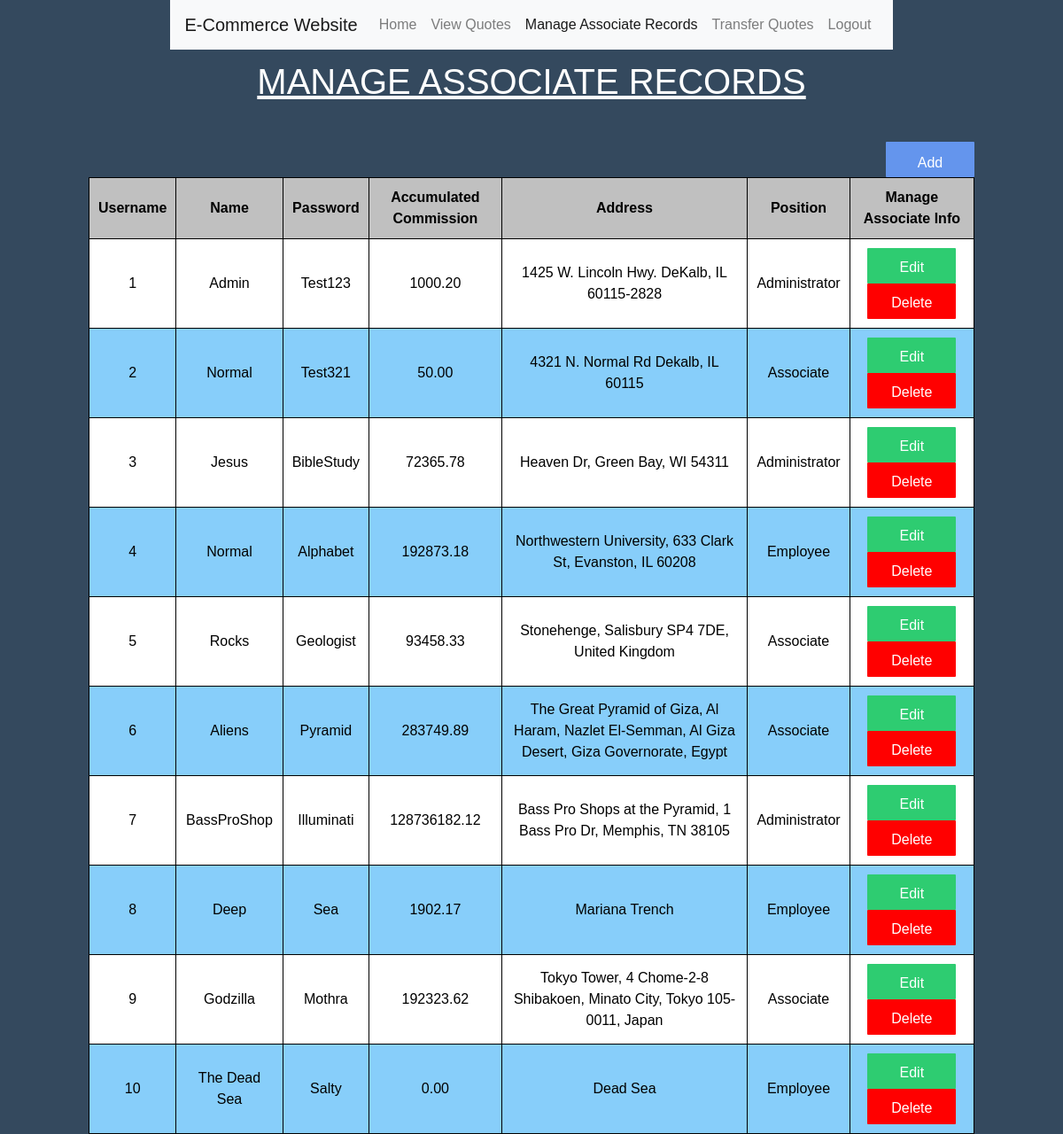
Page /manage.php (signed in) on the committed database.
### tables this page shows
create table Associate(
    User_Id  INT             NOT NULL PRIMARY KEY AUTO_INCREMENT,
    Name     CHAR(50)        NOT NULL,
    Password VARCHAR(50)     NOT NULL,
    Accu_Com DECIMAL(15,2)   NOT NULL,
    Address  VARCHAR(100)    NOT NULL,
    Pos      INT             NOT NULL DEFAULT 0
);

### manage.php (the view, shortened to what this page needs)
<?php
    require_once("secrets.php");
?>
<!DOCTYPE html>
<html>
<head>
<link rel="stylesheet" href="https://stackpath.bootstrapcdn.com/bootstrap/4.3.1/css/bootstrap.min.css">
<link rel="stylesheet" href="manage.css">
</head>
<body>
    <nav class="navbar navbar-expand-lg navbar-light bg-light">
    <a class="navbar-brand" href="#">E-Commerce Website</a>
    <div class="collapse navbar-collapse" id="navbarNav">
        <ul class="navbar-nav">
        <li class="nav-item ">
            <a class="nav-link" href="home.php">Home <span class="sr-only">(current)</span></a>
        </li>
        <li class="nav-item">
            <a class="nav-link" href="views.php">View Quotes</a>
        </li>
        <li class="nav-item active">
            <a class="nav-link" href="manage.php">Manage Associate Records</a>
        </li>
        <li class="nav-item">
            <a class="nav-link" href="transferQuote.php">Transfer Quotes</a>
        </li>
        <li class="nav-item">
            <a class="nav-link" href="logout.php">Logout</a>
        </li>
        </ul>
    </div>
    </nav>
    <h1>MANAGE ASSOCIATE RECORDS</h1>
    <br>
</body>
<?php
  $getAssociateInfo = "select * from Associate;";
  $result = $pdo->query($getAssociateInfo);
?>
<div class = "associateList">
  <table>
    <tr align: left;>
      <th>Username</th>
      <th>Name</th>
      <th>Password</th>
      <th>Accumulated Commission</th>
      <th>Address</th>
      <th>Position</th>
      <th>Manage Associate Info</th>
    </tr>
  <?php while ($info = $result->fetch()):?>
    <tr>
      <td><?php echo $info['User_Id'];?></td>
      <td><?php echo $info['Name'];?></td>
      <td><?php echo $info['Password'];?></td>
      <td><?php echo $info['Accu_Com'];?></td>
      <td><?php echo $info['Address'];?></td>
      <td><?php if ($info['Pos'] == 2) {echo "Administrator";} else if ($info['Pos'] == 1) {echo "Employee";} else {echo "Associate";}?></td>
      <td>
        <form id="edit" action=edit.php method="POST">
            <input type="submit" class="mybutton" value="Edit"/>
        </form>
        <form id="delete" action=processChange.php method="POST">
            <input type="submit" class="mybutton" id="DELETE" value="Delete" onClick='return confirmSubmit()'/>
        </form>
      </td>
    </tr>
  <?php endwhile;?>
      <form id="add" action=edit.php method="POST">
          <input type="submit" class="mybutton" value="Add" id = "ADD-BUTTON"/>
      </form>
  </table>
</div>
</html>

### manage.css (style rules this page uses)
* { margin:0; padding: 0; font-family: sans-serif; box-sizing: border-box; }
body { height: 50vh; display: grid; place-items: center; background: #34495e; }
table { width: 1000px; }
table, td, th { padding: 10px; border: 1px solid black; border-collapse: collapse; text-align: center; }
td { font-size: 16px; }
th { background-color:silver; color:black; }
tr:nth-child(odd) { background-color:lightskyblue; color:black; }
tr:nth-child(even) { background-color:white; color:black; }
h1 { color:white; text-decoration: underline; text-transform: uppercase; font-weight: 500; padding:12px; }
.mybutton { width:20%; background: #2ecc71; color:white; border: 0; padding:10px; border-radius:1px; height: 40px; width: 100px; }
#ADD-BUTTON { background: cornflowerblue; position:relative; left:900px; height: 40px; width: 100px; border: 2px solid cornflowerblue; }
#DELETE { background:red; }

### rows in the picture
associate: User_Id "1", Name "Admin", Password "Test123", Accu_Com "1000.20", Address "1425 W. Lincoln Hwy. DeKalb, IL 60115-2828", Pos "Administrator"
associate: User_Id "2", Name "Normal", Password "Test321", Accu_Com "50.00", Address "4321 N. Normal Rd Dekalb, IL 60115", Pos "Associate"
associate: User_Id "3", Name "Jesus", Password "BibleStudy", Accu_Com "72365.78", Address "Heaven Dr, Green Bay, WI 54311", Pos "Administrator"
associate: User_Id "4", Name "Normal", Password "Alphabet", Accu_Com "192873.18", Address "Northwestern University, 633 Clark St, Evanston, IL 60208", Pos "Employee"
associate: User_Id "5", Name "Rocks", Password "Geologist", Accu_Com "93458.33", Address "Stonehenge, Salisbury SP4 7DE, United Kingdom", Pos "Associate"
associate: User_Id "6", Name "Aliens", Password "Pyramid", Accu_Com "283749.89", Address "The Great Pyramid of Giza, Al Haram, Nazlet El-Semman, Al Giza Desert, Giza Governorate, Egypt", Pos "Associate"
associate: User_Id "7", Name "BassProShop", Password "Illuminati", Accu_Com "128736182.12", Address "Bass Pro Shops at the Pyramid, 1 Bass Pro Dr, Memphis, TN 38105", Pos "Administrator"
associate: User_Id "8", Name "Deep", Password "Sea", Accu_Com "1902.17", Address "Mariana Trench", Pos "Employee"
associate: User_Id "9", Name "Godzilla", Password "Mothra", Accu_Com "192323.62", Address "Tokyo Tower, 4 Chome-2-8 Shibakoen, Minato City, Tokyo 105-0011, Japan", Pos "Associate"
associate: User_Id "10", Name "The Dead Sea", Password "Salty", Accu_Com "0.00", Address "Dead Sea", Pos "Employee"
